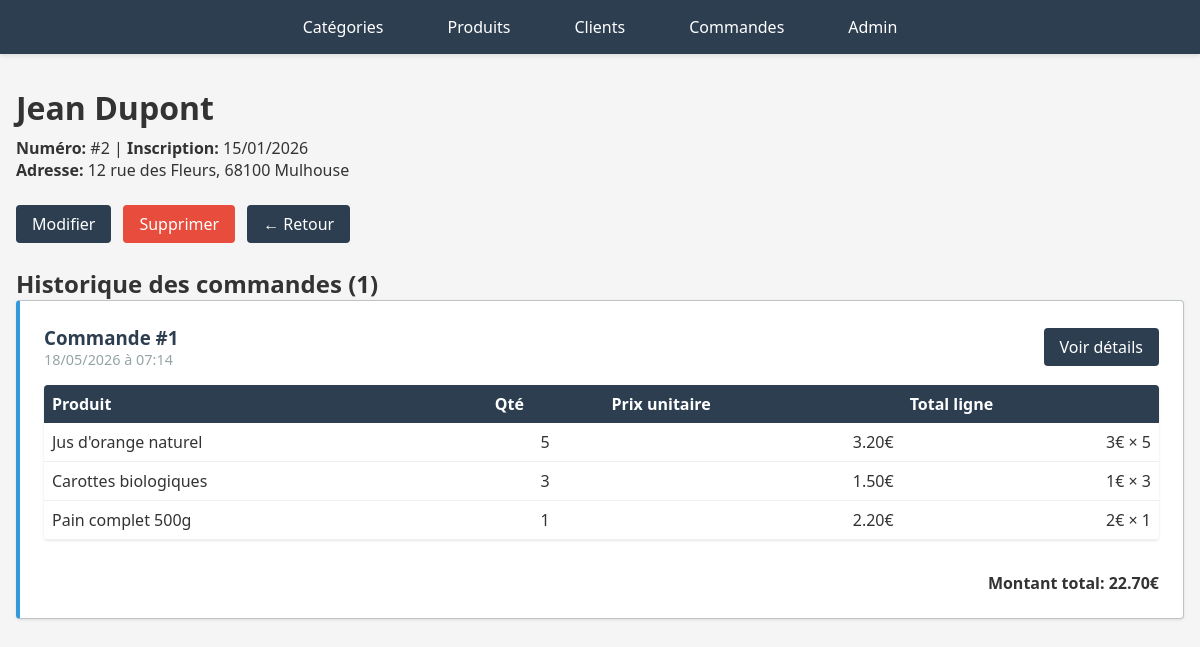
/drive/clients/2/, run on the app's committed database.
### drive/models.py (models this page shows, shortened)
class Client(models.Model):
    numero_client = models.AutoField(primary_key=True)
    nom = models.CharField(max_length=100)
    prenom = models.CharField(max_length=100)
    date_inscription = models.DateField()
    adresse = models.TextField()
    class Meta:
        db_table = 'clients'

class Commande(models.Model):
    numero_commande = models.AutoField(primary_key=True)
    client = models.ForeignKey(Client, on_delete=models.CASCADE)
    date_commande = models.DateTimeField(auto_now_add=True)
    class Meta:
        db_table = 'commandes'

class LigneCommande(models.Model):
    commande = models.ForeignKey(Commande, on_delete=models.CASCADE)
    produit = models.ForeignKey(Produit, on_delete=models.CASCADE)
    quantite = models.IntegerField(validators=[MinValueValidator(1)])
    class Meta:
        db_table = 'lignes_commande'
    def get_total(self):
        return self.produit.prix * self.quantite

class Produit(models.Model):
    nom = models.CharField(max_length=150)
    date_peremption = models.DateField(blank=True, null=True)
    photo = models.CharField(max_length=255, blank=True)
    marque = models.CharField(max_length=100, blank=True)
    prix = models.DecimalField(max_digits=10, decimal_places=2, validators=[MinValueValidator(0)])
    categorie = models.ForeignKey(Categorie, on_delete=models.CASCADE)
    class Meta:
        db_table = 'produits'

### drive/views.py (the view)
# urls.py: path('clients/<int:numero_client>/', views.client_detail, name='client_detail'),
def client_detail(request, numero_client):
    client = get_object_or_404(Client, numero_client=numero_client)
    commandes = Commande.objects.filter(client=client).prefetch_related('lignecommande_set__produit')
    return render(request, 'drive/client/detail.html', {
        'client': client,
        'commandes_avec_totaux': [
            {
                'commande': c,
                'lignes': c.lignecommande_set.all(),
                'total': sum(l.get_total() for l in c.lignecommande_set.all())
            } for c in commandes
        ]
    })

### drive/templates/drive/client/detail.html (shortened to what this page needs)
{% extends 'drive/base.html' %}
{% block content %}
<div class="header">
    <h1>{{ client.prenom }} {{ client.nom }}</h1>
    <p><strong>Numéro:</strong> #{{ client.numero_client }} | <strong>Inscription:</strong> {{ client.date_inscription|date:"d/m/Y" }}</p>
    <p><strong>Adresse:</strong> {{ client.adresse }}</p>
</div>
<div class="header-actions">
    <a href="{% url 'client_update' client.numero_client %}" class="btn">Modifier</a>
    <a href="{% url 'client_delete' client.numero_client %}" class="btn btn-danger">Supprimer</a>
    <a href="{% url 'client_list' %}" class="btn">← Retour</a>
</div>
<div>
    <h2>Historique des commandes ({{ commandes_avec_totaux|length }})</h2>
    {% if commandes_avec_totaux %}
    <div class="stack">
        {% for item in commandes_avec_totaux %}
        <div class="card card-accent">
            <div class="card-header">
                <div>
                    <h3 class="card-title">Commande #{{ item.commande.numero_commande }}</h3>
                    <p class="text-muted">{{ item.commande.date_commande|date:"d/m/Y à H:i" }}</p>
                </div>
                <a href="{% url 'commande_detail' item.commande.numero_commande %}" class="btn">Voir détails</a>
            </div>
            <table class="table table-compact">
                <thead>
                    <tr>
                        <th>Produit</th>
                        <th class="center">Qté</th>
                        <th class="right">Prix unitaire</th>
                        <th class="right">Total ligne</th>
                    </tr>
                </thead>
                <tbody>
                    {% for ligne in item.lignes %}
                    <tr>
                        <td>{{ ligne.produit.nom }}</td>
                        <td class="center">{{ ligne.quantite }}</td>
                        <td class="right">{{ ligne.produit.prix|floatformat:2 }}€</td>
                        <td class="right">{{ ligne.produit.prix|add:0 }}€ × {{ ligne.quantite }}</td>
                    </tr>
                    {% endfor %}
                </tbody>
            </table>
            <div class="right"><strong>Montant total: {{ item.total|floatformat:2 }}€</strong></div>
        </div>
        {% endfor %}
    </div>
    {% else %}
    <div class="empty">
        <p>Aucune commande trouvée pour ce client.</p>
        <a href="{% url 'commande_create' %}" class="btn btn-success">➕ Créer une commande</a>
    </div>
    {% endif %}
</div>
{% endblock %}

### drive/static/drive/style.css (style rules this page uses)
:root { --releve-principale: #2c3e50; --releve-fond-titre-ue: #34495e; --releve-fond-titre-res: #3498db; --releve-fond-titre-sae: #9b59b6; --releve-secondaire: #3498db; --releve-surlignage: #ecf0f1; --accent: #27ae60; --accent-contenu: white; --contenu: #333; --fond-clair: white; --gris-estompe: #bdc3c7; --gris: #95a5a6; --fond: #f5f5f5; --secondaire-contenu: white; }
* { margin: 0; padding: 0; box-sizing: border-box; }
body { font-family: "Segoe UI", Tahoma, Geneva, Verdana, sans-serif; background-color: var(--fond); color: var(--contenu); }
.header { margin-bottom: 1.5rem; }
.header h1 { font-size: 2rem; margin-bottom: 0.5rem; }
.header-actions { display: flex; gap: 0.75rem; margin-bottom: 1.5rem; flex-wrap: wrap; }
.btn { display: inline-block; padding: 0.5rem 1rem; background-color: var(--releve-principale); color: white; text-decoration: none; border-radius: 4px; border: none; cursor: pointer; transition: all 0.2s ease; }
.btn-danger { background-color: #e74c3c; }
.table { width: 100%; border-collapse: collapse; background-color: var(--fond-clair); box-shadow: 0 1px 3px rgba(0,0,0,0.1); margin-bottom: 2rem; border-radius: 4px; overflow: hidden; }
.table th { background-color: var(--releve-principale); color: white; padding: 1rem; text-align: left; font-weight: bold; }
.table td { padding: 1rem; border-bottom: 1px solid #ecf0f1; }
.table-compact th, .table-compact td { padding: 0.5rem; }
.card { background-color: var(--fond-clair); padding: 1.5rem; border-radius: 4px; box-shadow: 0 1px 3px rgba(0,0,0,0.1); border: 1px solid var(--gris-estompe); }
.card-accent { border-left: 4px solid var(--releve-secondaire); }
.card-header { display: flex; justify-content: space-between; align-items: center; margin-bottom: 1rem; flex-wrap: wrap; gap: 1rem; }
.card-title { margin: 0; color: var(--releve-principale); font-weight: bold; }
.text-muted { color: var(--gris); font-size: 0.9rem; }
.right { text-align: right; }
.center { text-align: center; }
.stack { display: flex; flex-direction: column; gap: 1.5rem; }

### data on the page
Client: prenom "Jean", nom "Dupont", numero_client "2", date_inscription "15/01/2026", adresse "12 rue des Fleurs, 68100 Mulhouse"
Commande: commande.numero_commande "1", commande.date_commande "18/05/2026 à 07:14", total "22.70"
LigneCommande: produit.nom "Jus d'orange naturel", quantite "5", produit.prix "3.20", produit.prix|add "3"
LigneCommande: produit.nom "Carottes biologiques", quantite "3", produit.prix "1.50", produit.prix|add "1"
LigneCommande: produit.nom "Pain complet 500g", quantite "1", produit.prix "2.20", produit.prix|add "2"

### other printed values
{{ commandes_avec_totaux|length }} "1"
